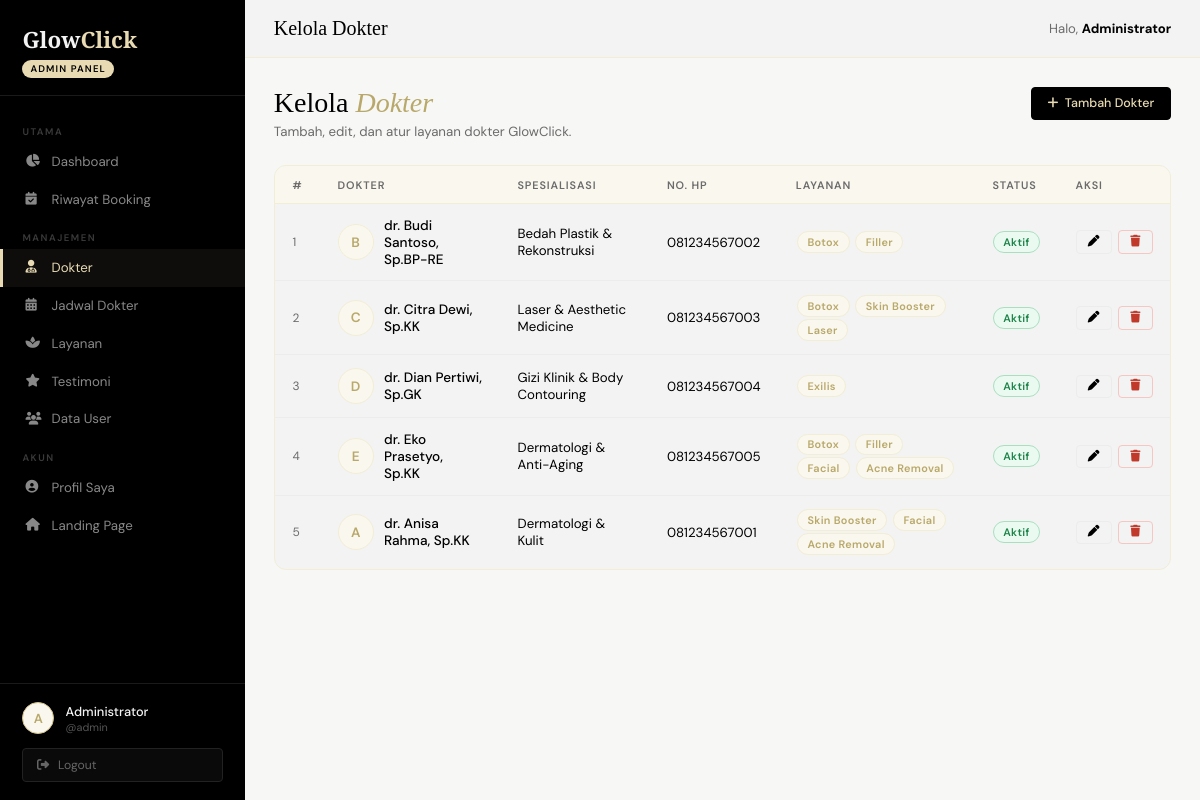
Page /app/pages/admin/dokter.php (signed in) on the committed database.
### tables this page shows
CREATE TABLE IF NOT EXISTS dokter (
    id INT UNSIGNED AUTO_INCREMENT PRIMARY KEY,
    nama VARCHAR(150) NOT NULL,
    spesialisasi VARCHAR(150) NOT NULL,
    no_hp VARCHAR(20) NULL,
    foto VARCHAR(255) NULL,
    is_aktif TINYINT(1) NOT NULL DEFAULT 1,
    created_at DATETIME NOT NULL DEFAULT CURRENT_TIMESTAMP
);

### app/pages/admin/dokter.php (the view, shortened to what this page needs)
<?php
$conn = getDB();
$dokters = $conn ? $conn->query("
    SELECT d.*, COUNT(dl.layanan_id) as total_layanan
    FROM dokter d
    LEFT JOIN dokter_layanan dl ON d.id = dl.dokter_id
    GROUP BY d.id ORDER BY d.created_at DESC
") : null;
include '_header.php';
?>
<div class="page-header">
  <div class="page-header-text">
    <h1>Kelola <em>Dokter</em></h1>
    <p>Tambah, edit, dan atur layanan dokter GlowClick.</p>
  </div>
  <button class="btn btn-primary" onclick="openModal('modalTambah')">
    <i class="fa-solid fa-plus"></i> Tambah Dokter
  </button>
</div>
<div class="card">
  <div class="table-wrap">
    <table>
      <thead>
        <tr><th>#</th><th>Dokter</th><th>Spesialisasi</th><th>No. HP</th><th>Layanan</th><th>Status</th><th>Aksi</th></tr>
      </thead>
      <tbody>
      <?php if ($dokters && $dokters->num_rows > 0):
        $no = 1; while ($d = $dokters->fetch_assoc()):
        $lay = $conn->query("SELECT l.nama FROM layanan l JOIN dokter_layanan dl ON l.id=dl.layanan_id WHERE dl.dokter_id={$d['id']}");
        $lay_names = [];
        if ($lay) while ($ln = $lay->fetch_assoc()) $lay_names[] = $ln['nama'];
      ?>
      <tr>
        <td style="color:var(--gray-soft);font-size:.75rem;"><?= $no++ ?></td>
        <td>
          <div class="dokter-info">
            <div class="dokter-avatar"><?= strtoupper(substr($d['nama'],4,1)) ?></div>
            <div><div class="d-name"><?= htmlspecialchars($d['nama']) ?></div></div>
          </div>
        </td>
        <td><?= htmlspecialchars($d['spesialisasi']) ?></td>
        <td><?= htmlspecialchars($d['no_hp'] ?? '-') ?></td>
        <td>
          <?php foreach ($lay_names as $ln): ?>
            <span class="badge badge-admin" style="margin:1px;"><?= htmlspecialchars($ln) ?></span>
          <?php endforeach; ?>
        </td>
        <td><span class="badge badge-<?= $d['is_aktif'] ? 'aktif':'batal' ?>"><?= $d['is_aktif'] ? 'Aktif':'Nonaktif' ?></span></td>
        <td>
          <div style="display:flex;gap:.4rem;">
            <button class="btn btn-outline btn-sm" onclick="openEdit(<?= htmlspecialchars(json_encode($d)) ?>, <?= htmlspecialchars(json_encode($lay_names)) ?>)">
              <i class="fa-solid fa-pen"></i>
            </button>
            <button class="btn btn-danger btn-sm" onclick="openHapus(<?= $d['id'] ?>, '<?= htmlspecialchars(addslashes($d['nama'])) ?>')">
              <i class="fa-solid fa-trash"></i>
            </button>
          </div>
        </td>
      </tr>
      <?php endwhile; else: ?>
      <tr><td colspan="7"><div class="empty-state"><i class="fa-solid fa-user-doctor"></i><p>Belum ada dokter.</p></div></td></tr>
      <?php endif; ?>
      </tbody>
    </table>
  </div>
</div>
<?php include '_footer.php'; ?>

### assets/style/dashboard.css (style rules this page uses)
:root { --gold: #E8DBB3; --gold-light: #F2EDD5; --gold-pale: #FAF7EE; --gold-mid: #D4C48A; --gold-deep: #B8A86A; --white: #F3F3F3; --black: #000000; --gray-soft: #6B6B6B; --gray-light: #ECECEC; --danger: #c0392b; --danger-bg: #fdedec; --success: #1e8449; --success-bg: #eafaf1; --sidebar-w: 245px; --font-display: 'Cormorant Garamond', serif; --font-body: 'DM Sans', sans-serif; --transition: 0.3s cubic-bezier(0.4,0,0.2,1); --radius: 4px; --radius-lg: 12px; }
*,*::before,*::after { box-sizing:border-box;margin:0;padding:0; }
html { scroll-behavior:smooth; }
body { font-family:var(--font-body);background:#f7f7f5;color:var(--black);display:flex;min-height:100vh; }
.page-header { margin-bottom:1.6rem;display:flex;align-items:flex-start;justify-content:space-between;flex-wrap:wrap;gap:1rem; }
.page-header-text h1 { font-family:var(--font-display);font-size:1.75rem;font-weight:300; }
.page-header-text h1 em { font-style:italic;color:var(--gold-deep); }
.page-header-text p { font-size:.83rem;color:var(--gray-soft);margin-top:.25rem; }
.card { background:var(--white);border:1px solid var(--gold-light);border-radius:var(--radius-lg);overflow:hidden;margin-bottom:1.6rem; }
.table-wrap { overflow-x:auto; }
table { width:100%;border-collapse:collapse;font-size:.83rem; }
thead th { background:var(--gold-pale);padding:.7rem 1.1rem;text-align:left;font-size:.68rem;font-weight:600;text-transform:uppercase;letter-spacing:.08em;color:var(--gray-soft);border-bottom:1px solid var(--gold-light);white-space:nowrap; }
tbody td { padding:.8rem 1.1rem;border-bottom:1px solid var(--gray-light);vertical-align:middle; }
tbody tr:last-child td { border-bottom:none; }
.badge { display:inline-flex;align-items:center;gap:.25rem;padding:.18rem .6rem;border-radius:100px;font-size:.68rem;font-weight:600;letter-spacing:.03em;white-space:nowrap; }
.badge-aktif { background:var(--success-bg);color:var(--success);border:1px solid #a9dfbf; }
.badge-admin { background:var(--gold-pale);color:var(--gold-deep);border:1px solid var(--gold-light); }
.btn { display:inline-flex;align-items:center;gap:.4rem;padding:.48rem 1rem;border-radius:var(--radius);font-family:var(--font-body);font-size:.78rem;font-weight:500;cursor:pointer;border:1.5px solid transparent;transition:all var(--transition);white-space:nowrap; }
.btn-primary { background:var(--black);color:var(--gold);border-color:var(--black); }
.btn-outline { background:transparent;color:var(--black);border-color:var(--gray-light); }
.btn-danger { background:transparent;color:var(--danger);border-color:#f5c6c2; }
.btn-sm { padding:.3rem .7rem;font-size:.73rem; }
.dokter-avatar { width:36px;height:36px;border-radius:50%;background:var(--gold-pale);display:flex;align-items:center;justify-content:center;font-size:.85rem;font-weight:600;color:var(--gold-deep);flex-shrink:0;border:1px solid var(--gold-light);overflow:hidden; }
.dokter-info { display:flex;align-items:center;gap:.65rem; }
.dokter-info .d-name { font-size:.85rem;font-weight:500; }

### rows in the picture
dokter: nama "B", nama "dr. Budi Santoso, Sp.BP-RE", spesialisasi "Bedah Plastik & Rekonstruksi", no_hp "081234567002", ln "Botox", ln "Filler", is_aktif "Aktif"
dokter: nama "C", nama "dr. Citra Dewi, Sp.KK", spesialisasi "Laser & Aesthetic Medicine", no_hp "081234567003", ln "Botox", ln "Skin Booster", ln "Laser", is_aktif "Aktif"
dokter: nama "D", nama "dr. Dian Pertiwi, Sp.GK", spesialisasi "Gizi Klinik & Body Contouring", no_hp "081234567004", ln "Exilis", is_aktif "Aktif"
dokter: nama "E", nama "dr. Eko Prasetyo, Sp.KK", spesialisasi "Dermatologi & Anti-Aging", no_hp "081234567005", ln "Botox", ln "Filler", ln "Facial", ln "Acne Removal", is_aktif "Aktif"
dokter: nama "A", nama "dr. Anisa Rahma, Sp.KK", spesialisasi "Dermatologi & Kulit", no_hp "081234567001", ln "Skin Booster", ln "Facial", ln "Acne Removal", is_aktif "Aktif"

### other values in the picture
substr($_SESSION['nama_lengkap']??'A',0,1) "A"
$_SESSION['nama_lengkap'] "Administrator"
$_SESSION['username'] "admin"
$page_title "Kelola Dokter"
